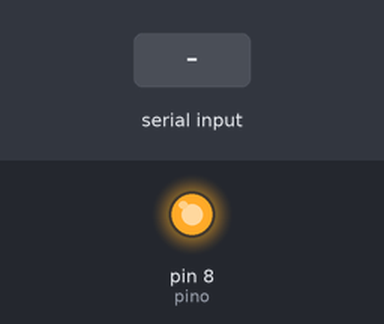
A sketch run on a simulated Arduino Uno, built with avr-gcc and run on an emulated ATmega328P. On the bench: output pins drawn as LEDs (lit = HIGH). The inputs (shaded band) are chosen by the test bench.

Above: at 1.2 s.
1.3 s: byte 1 (1) received over Serial
At 1.9 s:
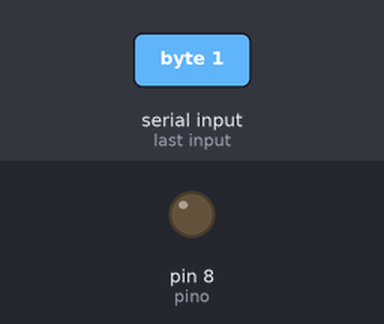
Timing chart, 0 to 4.3 s (numbered marks = the images above; inputs shaded):
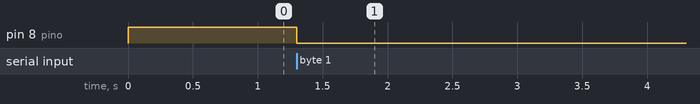

The sketch:

rele-pro.ino
```cpp
#define pino 8
int veri = 1;
void setup() {
  Serial.begin(9600);
  pinMode(pino, OUTPUT);
  digitalWrite(pino, HIGH);
}

void loop() {
  if(Serial.available() > 0){
    if(Serial.read() == 1){
      ligar();
    }
  }
}
void ligar(){
  if(veri == 1){
    digitalWrite(pino, LOW);
    veri = 0;
  }else{
    digitalWrite(pino, HIGH);
    veri = 1;
  }
}
```

Measured:
- after the input at 1.3 s, pin 8 (pino): HIGH → LOW at once
